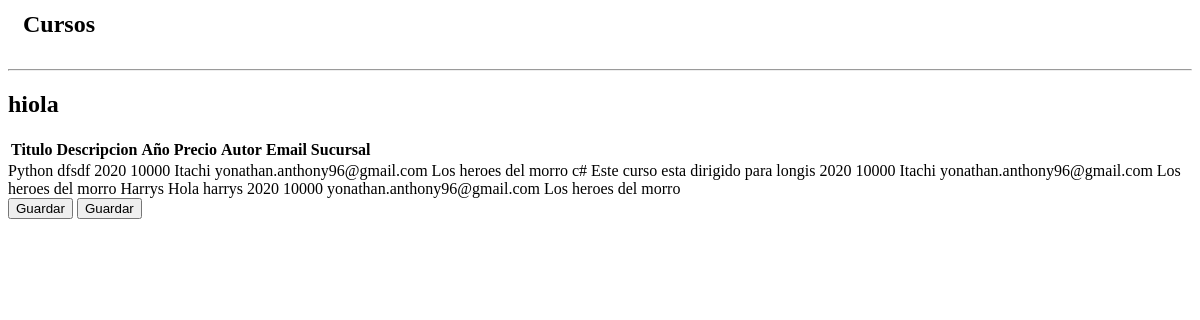
/mantenedor/FrCurso.html, run on an earlier commit of the app's database.
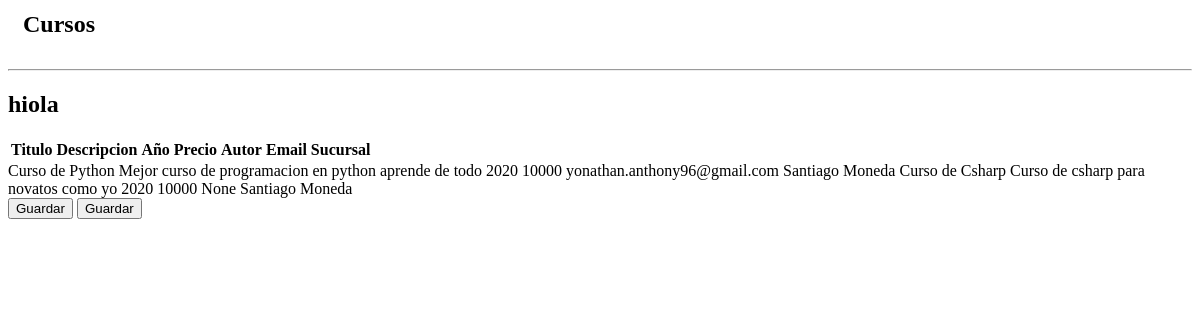
And on a later commit of the database.
### core/models.py (models this page shows, shortened)
class Curso(models.Model):
    titulo = models.CharField( max_length=50)
    descripcion = models.TextField( max_length=200,null=True)
    anio = models.CharField( max_length=50,verbose_name="año")
    precio = models.IntegerField(default=1,editable=False)
    idAutor = models.ForeignKey(settings.AUTH_USER_MODEL,on_delete=models.PROTECT)
    email = models.CharField( max_length=50,null=True)
    imagen = models.ImageField(upload_to="curso", null=True)
    idSucursal = models.ForeignKey(Sucursale, on_delete=models.CASCADE,null=False)
    class Meta:
        db_table = 'curso'

class Sucursale(models.Model):
    nombre = models.CharField( max_length=50,null=False)
    direccion = models.CharField( max_length=50,null=False)
    telefono = models.CharField( max_length=13,null=False)
    email = models.CharField( max_length=50,null=False)
    idcomuna = models.ForeignKey(Comuna, on_delete=models.CASCADE,null=False)
    class Meta:
        db_table ='sucursale'

### mantenedor/views.py (the view)
# urls.py: path('FrCurso.html', views.ListarCursos, name = 'producto'),
def ListarCursos(request):
    cursos = Curso.objects.all()
    data = {
        'cursos': cursos
    }
    return render(request,'mantenedor/Mgeneral/FrCurso.html',data)

### mantenedor/templates/mantenedor/Mgeneral/FrCurso.html (shortened to what this page needs)
{% load static %}
{% load crispy_forms_tags %}
{% load bootstrap4 %}
<section class="content">
    <div class="row">
        <div class="col-xs-12">
            <div class="box">
                <div class="box-header">
                    <table id="tblTitulo1" class="table1" width="100%">
                      <tr>
                        <td>
                          <h2><b>&nbsp;&nbsp;Cursos</b></h2></td>
                      </tr>
                    </table>
<hr>
						<div class="card">
							<div class="card-body">
								<div class="row">
									<div class="col-12 col-md-6 offset-md-3">
										<form action="" method="post">
											<h1>hiola</h1>
											<table>
													<tr>
														<th>Titulo</th>
														<th>Descripcion</th>
														<th>Año</th>
														<th>Precio</th>
														<th>Autor</th>
														<th>Email</th>
														<th>Sucursal</th>
													</tr>
											</table>
											{% for c in cursos %}
											 <tr>
												 <td>{{c.titulo }}</td>
												 <td>{{ c.descripcion }}</td>
												 <td>{{ c.anio }}</td>
												 <td>{{ c.precio }}</td>
												 <td>{{ c.idAutor.first_name }}</td>
												 <td>{{ c.email }}</td>
												 <td>{{ c.idSucursal.nombre }}</td>
											 </tr>
											{% endfor %}
										<div class="d-flex justify-content-center">
											<input type="reset" value="Guardar" class="btn btn-secondary">
											<input type="submit" value="Guardar" class="btn btn-primary">
										</div>
										</form>
									</div>
								</div>
							</div>
						</div>
</div>
</div>
</div>
</section>

What changed in the data, as far as the page shows it:
removed Curso: titulo "Harrys", descripcion "Hola harrys", anio "2020", precio "10000", email "yonathan.anthony96@gmail.com", idSucursal.nombre "Los heroes del morro"
changed Curso "yonathan.anthony96@gmail.com": titulo "Python" → "Curso de Python"; descripcion "dfsdf" → "Mejor curso de programacion en python aprende de todo"; idSucursal.nombre "Los heroes del morro" → "Santiago Moneda"; idAutor.first_name "Itachi" → (not shown)
changed Curso: titulo "c#" → "Curso de Csharp"; descripcion "Este curso esta dirigido para longis" → "Curso de csharp para novatos como yo"; email "yonathan.anthony96@gmail.com" → "None"; idSucursal.nombre "Los heroes del morro" → "Santiago Moneda"; idAutor.first_name "Itachi" → (not shown)
